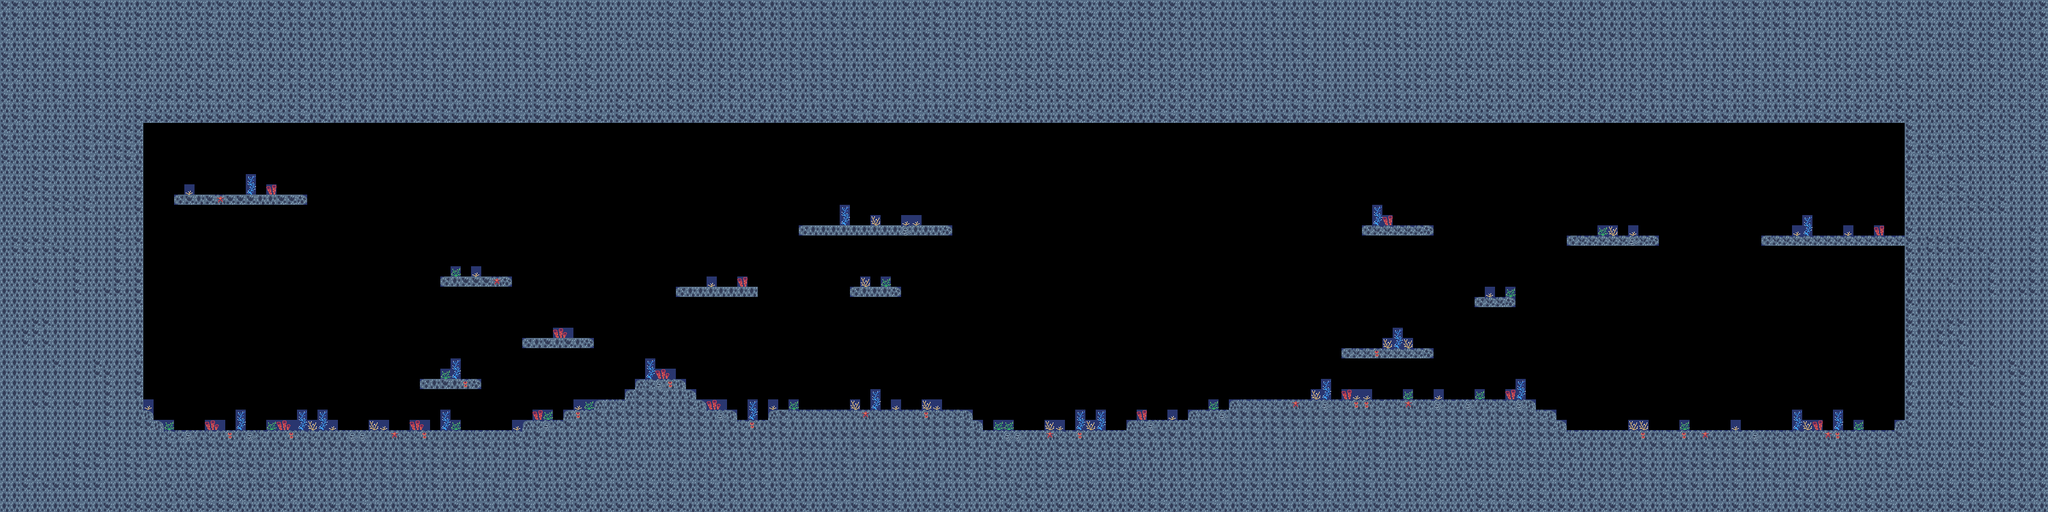

This is a level from a 2D game, rendered from its Tiled map with the project's own tilesets. A one-line summary and the map file follow, with tile-layer data summarised:
An orthogonal 200x50 tile map with 16x16 px tiles, 3 tile layers (decoration, collision, wall) and 33 objects (17x bubble_generator, 7x star, 4x anglerfish, 3x sawfish, player_start, ...).

<map version="1.8" tiledversion="1.8.2" orientation="orthogonal" renderorder="right-down" width="200" height="50" tilewidth="16" tileheight="16" infinite="0" nextlayerid="7" nextobjectid="36">
 <tileset firstgid="1" name="terrain" tilewidth="16" tileheight="16" tilecount="48" columns="16">
  <image source="../terrain.png" width="256" height="48" />
 </tileset>
 <layer id="3" name="decoration" width="200" height="50" locked="1">
  <data>[10000 cells, 115 non-empty, 7 distinct tile ids]</data>
 </layer>
 <objectgroup id="6" name="objects">
  <object id="1" type="anglerfish" x="360" y="237" width="62" height="60" />
  <object id="2" type="sawfish" x="524" y="610" width="62" height="55" />
  <object id="3" type="anglerfish" x="1343" y="271" width="70" height="69" />
  <object id="4" type="sawfish" x="1336" y="553" width="69" height="75" />
  <object id="6" type="anglerfish" x="1624" y="592" width="70" height="70" />
  <object id="7" type="sawfish" x="2142" y="569" width="58" height="48" />
  <object id="8" type="anglerfish" x="2641" y="588" width="74" height="75" />
  <object id="9" type="star" x="2908" y="649">
   <point />
  </object>
  <object id="10" type="star" x="2184" y="338">
   <point />
  </object>
  <object id="11" type="star" x="2277" y="609">
   <point />
  </object>
  <object id="12" type="star" x="1365" y="435">
   <point />
  </object>
  <object id="13" type="star" x="744" y="414">
   <point />
  </object>
  <object id="14" type="star" x="297" y="288">
   <point />
  </object>
  <object id="15" type="star" x="336" y="289">
   <point />
  </object>
  <object id="16" type="player_start" x="300" y="601" width="32" height="32" />
  <object id="17" name="goal" type="goal" x="2856" y="240" width="120" height="130" />
  <object id="18" type="bubble_generator" x="362" y="670" width="8" height="8" />
  <object id="19" type="bubble_generator" x="226" y="636" width="8" height="8" />
  <object id="20" type="bubble_generator" x="662" y="588" width="8" height="8" />
  <object id="21" type="bubble_generator" x="474" y="667" width="8" height="8" />
  <object id="22" type="bubble_generator" x="492" y="668" width="8" height="8" />
  <object id="23" type="bubble_generator" x="709" y="425" width="8" height="8" />
  <object id="24" type="bubble_generator" x="1156" y="441" width="8" height="8" />
  <object id="25" type="bubble_generator" x="1420" y="346" width="8" height="8" />
  <object id="26" type="bubble_generator" x="1449" y="635" width="8" height="8" />
  <object id="27" type="bubble_generator" x="1783" y="650" width="8" height="8" />
  <object id="29" type="bubble_generator" x="2869" y="666" width="8" height="8" />
  <object id="30" type="bubble_generator" x="2815" y="665" width="8" height="8" />
  <object id="31" type="bubble_generator" x="2884" y="363" width="8" height="8" />
  <object id="32" type="bubble_generator" x="2909" y="363" width="8" height="8" />
  <object id="33" type="bubble_generator" x="2933" y="363" width="8" height="8" />
  <object id="34" type="bubble_generator" x="2958" y="363" width="8" height="8" />
  <object id="35" type="bubble_generator" x="2506" y="363" width="8" height="8" />
 </objectgroup>
 <layer id="1" name="collision" width="200" height="50">
  <data>[10000 cells, 730 non-empty, 11 distinct tile ids]</data>
 </layer>
 <layer id="5" name="wall" width="200" height="50">
  <data>[10000 cells, 4432 non-empty, 2 distinct tile ids]</data>
 </layer>
</map>